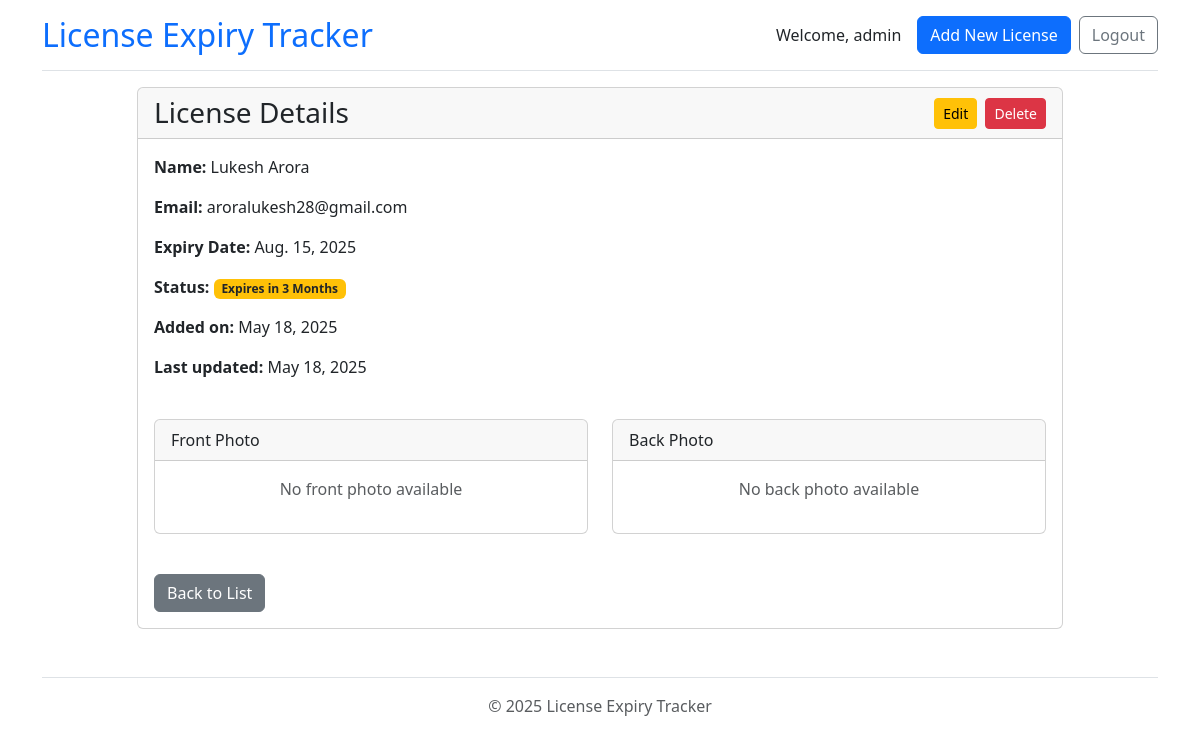
Screenshot of /license/4/ (signed in) with the database file from the repository.
### app/models.py (models this page shows, shortened)
class License(models.Model):
    first_name = models.CharField(max_length=100)
    last_name = models.CharField(max_length=100)
    email = models.EmailField(max_length=254)
    expiry_date = models.DateField()
    front_photo = models.FileField(upload_to="license_photos/", blank=True, null=True)
    back_photo = models.FileField(upload_to="license_photos/", blank=True, null=True)
    created_at = models.DateTimeField(auto_now_add=True)
    updated_at = models.DateTimeField(auto_now=True)
    @property
    def is_expired(self):
        return self.expiry_date < timezone.now().date()
    @property
    def expires_within_month(self):
        today = timezone.now().date()
        thirty_days_later = today + timezone.timedelta(days=30)
        return today <= self.expiry_date <= thirty_days_later
    @property
    def expires_within_three_months(self):
        today = timezone.now().date()
        ninety_days_later = today + timezone.timedelta(days=90)
        thirty_days_later = today + timezone.timedelta(days=30)
        return today <= self.expiry_date <= ninety_days_later and self.expiry_date > thirty_days_later

### app/views.py (the view)
# urls.py: path('license/<int:pk>/', views.license_detail, name='license_detail'),
@login_required(login_url='login')
def license_detail(request, pk):
    license = get_object_or_404(License, pk=pk)
    return render(request, 'app/license_detail.html', {'license': license})

### app/templates/app/license_detail.html (shortened to what this page needs)
{% extends 'app/base.html' %}
{% block content %}
<div class="row">
    <div class="col-lg-10 offset-lg-1">
        <div class="card mb-4">
            <div class="card-header">
                <div class="d-flex flex-column flex-md-row justify-content-between align-items-md-center">
                    <h2 class="h3 mb-2 mb-md-0">License Details</h2>
                    <div>
                        <a href="{% url 'license_update' license.pk %}" class="btn btn-warning btn-sm me-1">
                            <span class="d-none d-md-inline">Edit</span>
                        </a>
                        <a href="{% url 'license_delete' license.pk %}" class="btn btn-danger btn-sm">
                            <span class="d-none d-md-inline">Delete</span>
                        </a>
                    </div>
                </div>
            </div>
            <div class="card-body">
                <div class="row mb-4">
                    <div class="col-md-6">
                        <p><strong>Name:</strong> {{ license.first_name }} {{ license.last_name }}</p>
                        <p><strong>Email:</strong> {{ license.email }}</p>
                        <p><strong>Expiry Date:</strong> {{ license.expiry_date }}</p>
                        <p><strong>Status:</strong>
                            {% if license.is_expired %}
                                <span class="badge bg-danger">Expired</span>
                            {% elif license.expires_within_month %}
                                <span class="badge bg-danger">Expires in 1 Month</span>
                            {% elif license.expires_within_three_months %}
                                <span class="badge bg-warning text-dark">Expires in 3 Months</span>
                            {% else %}
                                <span class="badge bg-success">Valid</span>
                            {% endif %}
                        </p>
                        <p><strong>Added on:</strong> {{ license.created_at|date:"F j, Y" }}</p>
                        <p><strong>Last updated:</strong> {{ license.updated_at|date:"F j, Y" }}</p>
                    </div>
                </div>
                <div class="row">
                    <div class="col-md-6 mb-4">
                        <div class="card h-100">
                            <div class="card-header">Front Photo</div>
                            <div class="card-body text-center">
                                {% if license.front_photo %}
                                    <img src="{{ license.front_photo.url }}" alt="Front of license" class="img-fluid img-thumbnail" style="max-height: 250px;">
                                    <div class="mt-2">
                                        <a href="{{ license.front_photo.url }}" target="_blank" class="btn btn-sm btn-outline-primary">
                                            <span class="d-none d-md-inline">View Full Size</span>
                                            <span class="d-md-none">🔍</span>
                                        </a>
                                    </div>
                                {% else %}
                                    <p class="text-muted">No front photo available</p>
                                {% endif %}
                            </div>
                        </div>
                    </div>
                    <div class="col-md-6 mb-4">
                        <div class="card h-100">
                            <div class="card-header">Back Photo</div>
                            <div class="card-body text-center">
                                {% if license.back_photo %}
                                    <img src="{{ license.back_photo.url }}" alt="Back of license" class="img-fluid img-thumbnail" style="max-height: 250px;">
                                    <div class="mt-2">
                                        <a href="{{ license.back_photo.url }}" target="_blank" class="btn btn-sm btn-outline-primary">
                                            <span class="d-none d-md-inline">View Full Size</span>
                                            <span class="d-md-none">🔍</span>
                                        </a>
                                    </div>
                                {% else %}
                                    <p class="text-muted">No back photo available</p>
                                {% endif %}
                            </div>
                        </div>
                    </div>
                </div>
                <div class="mt-3">
                    <a href="{% url 'home' %}" class="btn btn-secondary">
                        <span class="d-none d-md-inline">Back to List</span>
                    </a>
                </div>
            </div>
        </div>
    </div>
</div>
{% endblock %}

### app/templates/app/base.html (shortened to what this page needs)
<!DOCTYPE html>
<html lang="en">
<head>
    <link href="https://cdn.jsdelivr.net/npm/bootstrap@5.3.0/dist/css/bootstrap.min.css" rel="stylesheet">
</head>
<body>    <div class="container">
        <header class="pb-3 mb-3 border-bottom">
            <div class="d-flex flex-column flex-sm-row justify-content-between align-items-center">
                <h1 class="h2 mb-2 mb-sm-0"><a href="{% url 'home' %}" class="text-decoration-none">License Expiry Tracker</a></h1>
                <div class="d-flex align-items-center">
                    {% if user.is_authenticated %}
                        <span class="me-3 d-none d-md-block">Welcome, {{ user.username }}</span>
                        <a href="{% url 'license_create' %}" class="btn btn-primary btn-responsive me-2">Add New License</a>
                        <a href="{% url 'logout' %}" class="btn btn-outline-secondary btn-responsive">Logout</a>
                    {% else %}
                        <a href="{% url 'login' %}" class="btn btn-outline-primary btn-responsive">Login</a>
                    {% endif %}
                </div>
            </div>
        </header>
        <main>
            {% block content %}
            {% endblock %}
        </main>
        <footer class="pt-3 my-4 text-muted border-top">
            <p class="text-center">&copy; {% now "Y" %} License Expiry Tracker</p>
        </footer>
    </div>
</body>
</html>

### app/templates/app/base.html (style rules this page uses)
body { padding-top: 1rem; padding-bottom: 1rem; }

### rows the page displays
License: first_name "Lukesh", last_name "Arora", email "aroralukesh28@gmail.com", expiry_date "Aug. 15, 2025", created_at "May 18, 2025", updated_at "May 18, 2025"

### other values shown
{{ user.username }} "admin"
